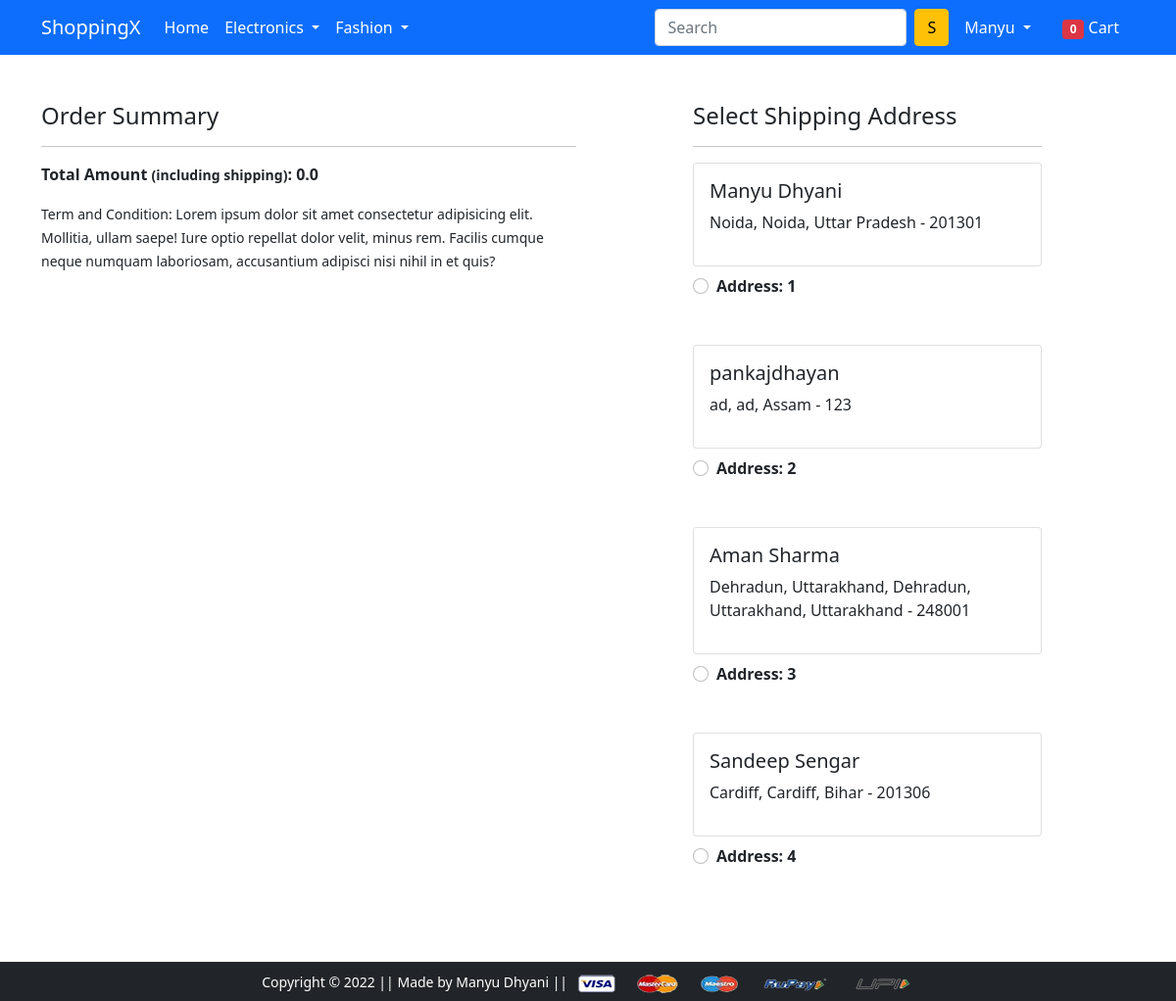
The page /checkout/ (signed in) on the database as committed earlier.
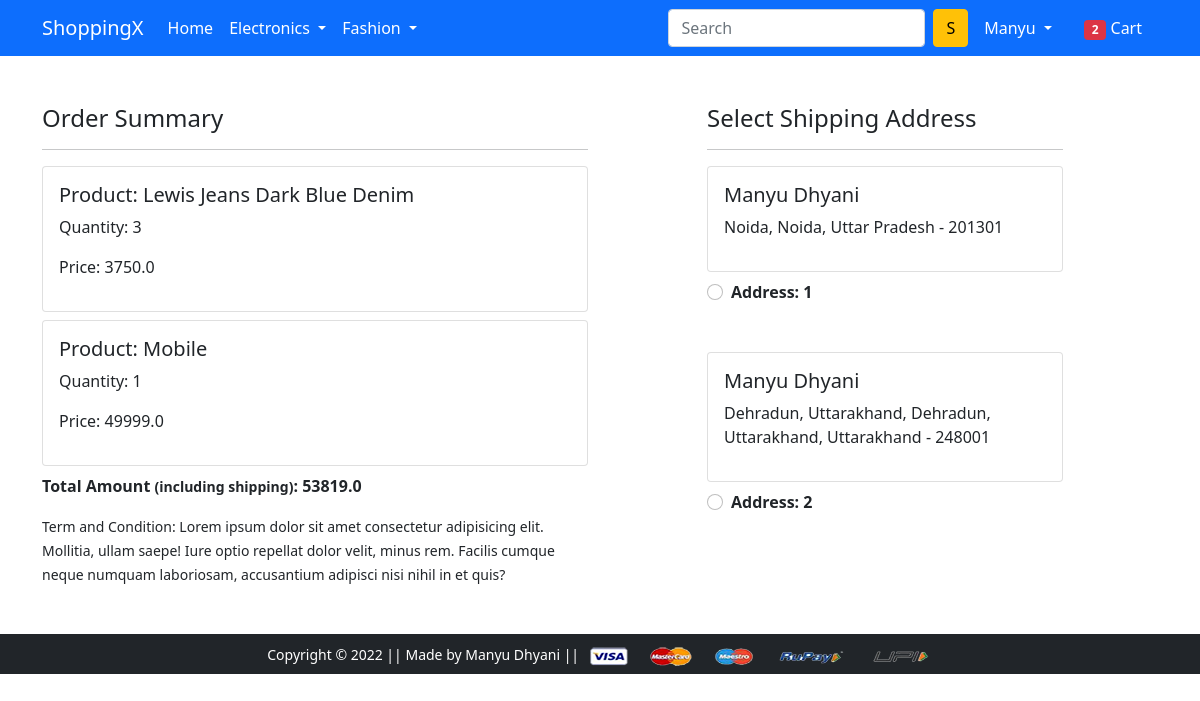
The same page on the database as committed later.
### store/models.py (models this page shows, shortened)
class Customer(models.Model):
    user = models.ForeignKey(User, on_delete=models.CASCADE)
    name = models.CharField(max_length=40)
    locality = models.CharField(max_length=200)
    city = models.CharField(max_length=40)
    zipcode = models.IntegerField()
    state = models.CharField(max_length=50, choices=STATE_CHOICES)

class Cart(models.Model):
    user = models.ForeignKey(User, on_delete=models.CASCADE)
    product = models.ForeignKey(Product, on_delete=models.CASCADE)
    quantity = models.PositiveIntegerField(default=1)
    @property
    def total_cost_per_item(self):
        return self.quantity * self.product.discounted_price

class Product(models.Model):
    title = models.CharField(max_length=100)
    selling_price = models.FloatField()
    discounted_price = models.FloatField()
    description = models.TextField()
    brand = models.CharField(max_length=100)
    category = models.CharField(choices=CATEGORY_CHOICES, max_length=2)
    product_image = models.ImageField(upload_to='products')

### store/views.py (the view)
# urls.py: path('checkout/', views.checkout, name='checkout'),
@login_required(login_url='/account/login/')
def checkout(request):
 user = request.user
 address = Customer.objects.filter(user=user)
 cart_items = Cart.objects.filter(user=user)
 amount = 0.0
 shipping_amount = 70.0
 total_amount = 0.0
 cart_product = [p for p in Cart.objects.all() if p.user == request.user]
 if cart_product:
  for p in cart_product:
   tempamount = (p.quantity * p.product.discounted_price)
   amount += tempamount
  total_amount = amount+shipping_amount
 return render(request, 'app/checkout.html', {'address': address, 'total_amount': total_amount, 'cart_items': cart_items})

### store/views.py (called while the page is built)
def countCartItem(request):
 cartItemCount = None
 if request.user.is_authenticated:
  cartItemCount = Cart.objects.filter(user=request.user).count()
 return {'cartItemCount': cartItemCount}

### store/templates/app/checkout.html (shortened to what this page needs)
{% extends 'app/base.html' %}
{% load static %}
{% block main-content %}
<div class="container">
 <div class="row mt-5">
  <div class="col-sm-6">
    <h4>Order Summary</h4>
    <hr>
    {% for item in cart_items %}
      <div class="card mb-2">
        <div class="card-body">
          <h5>Product: {{ item.product.title }}</h5>
          <p>Quantity: {{ item.quantity }}</p>
          <p>Price: {{ item.total_cost_per_item }}</p>
        </div>
      </div>
    {% endfor %}
    <p class="fw-bold">Total Amount <small>(including shipping)</small>: {{ total_amount }}</p>
    <small>Term and Condition: Lorem ipsum dolor sit amet consectetur adipisicing elit. Mollitia, ullam saepe! Iure optio repellat dolor velit, minus rem. Facilis cumque neque numquam laboriosam, accusantium adipisci nisi nihil in et quis?</small>
  </div>
  <div class="col-sm-4 offset-sm-1">
    <h4>Select Shipping Address</h4>
    <hr>
    <form action="/paymentdone" id="payment-form">
      {% for add in address %}
      <div class="card">
        <div class="card-body">
        <h5>{{ add.name }}</h5>
        <p>{{ add.locality }}, {{ add.city }}, {{ add.state }} - {{ add.zipcode }}</p>
        </div>
      </div>
        <div class="form-check mt-2 mb-5">
          <input class="form-check-input" type="radio" name="custid" id="custadd{{forloop.counter}}" value="{{add.id}}">
          <label class="form-check-label fw-bold" for="">
            Address: {{ forloop.counter }} </label>
        </div>
      {% endfor %}
      </form>
    </div>
  </div>
</div>
{% endblock main-content %}

### store/templates/app/base.html (shortened to what this page needs)
<!doctype html>
{% load static %}
<html lang="en">
  <head>
    <link href="https://cdn.jsdelivr.net/npm/bootstrap@5.0.0-beta1/dist/css/bootstrap.min.css" rel="stylesheet">
    <link rel="stylesheet" href="{% static 'app/css/owl.carousel.min.css' %}">
    <link rel="stylesheet" href="{% static 'app/css/style.css' %}">
    <link rel="stylesheet" href="https://cdnjs.cloudflare.com/ajax/libs/font-awesome/4.7.0/css/font-awesome.min.css">
  </head>
  <body>
    <nav class="navbar navbar-expand-lg navbar-dark bg-primary">
     <div class="container">
       <a class="navbar-brand" href="/">ShoppingX</a>
       <div class="collapse navbar-collapse" id="navbarSupportedContent">
         <ul class="navbar-nav me-auto mb-2 mb-lg-0">
           <li class="nav-item">
             <a class="nav-link active" aria-current="page" href="/">Home</a>
           </li>
           <li class="nav-item dropdown">
             <a class="nav-link dropdown-toggle text-white" href="#" id="electronicsDropdown" role="button" data-bs-toggle="dropdown" aria-expanded="false">
               Electronics
             </a>
           </li>
           <li class="nav-item dropdown">
             <a class="nav-link dropdown-toggle text-white" href="#" id="fashionDropdown" role="button" data-bs-toggle="dropdown" aria-expanded="false">
               Fashion
             </a>
           </li>
         </ul>
         <form class="d-flex">
           <input class="form-control me-2" type="search" placeholder="Search" aria-label="Search">
           <button class="btn btn-warning" type="submit">S</button>
         </form>
         <div>
          <ul class="navbar-nav me-auto mb-2 mb-lg-0">
           {% if request.user.is_authenticated %}
           <li class="nav-item dropdown mx-2">
              <a class="nav-link dropdown-toggle text-white" href="#" id="profileDropdown" role="button" data-bs-toggle="dropdown" aria-expanded="false">
                  {{request.user.username|capfirst}}
              </a>
            </li>
            <li class="nav-item mx-2">
             <a href="{% url 'show_cart' %}" class="nav-link text-white"><span class="badge bg-danger">{{ cartItemCount }}</span> Cart </a>
            </li>
            {% endif %}
          </ul>
         </div>
       </div>
     </div>
    </nav>
    {% block main-content %} {% endblock main-content %}
    <footer class="container-fluid bg-dark text-center p-2 mt-5">
        <small class="text-white">Copyright &copy; 2022 || Made by Manyu Dhyani || </small>
        <img src="{% static 'app/images/payment.png' %}" alt="" srcset="" class="img-fluid" height="2px">
    </footer>
  </body>
</html>

Rows that differ between the two databases and show on the page:
removed Customer: name "pankajdhayan", locality "ad", city "ad", state "Assam", zipcode "123"
removed Customer: name "Sandeep Sengar", locality "Cardiff", city "Cardiff", state "Bihar", zipcode "201306"
added Cart: product "Lewis Jeans Dark Blue Denim", quantity "3", total_cost_per_item "3750.0"
added Cart: product "Mobile", quantity "1", total_cost_per_item "49999.0"
changed Customer "Dehradun, Uttarakhand": name "Aman Sharma" → "Manyu Dhyani"
Other text that changed with them:
{{ cartItemCount }}: "0" → "2"
{{ total_amount }}: "0.0" → "53819.0"
